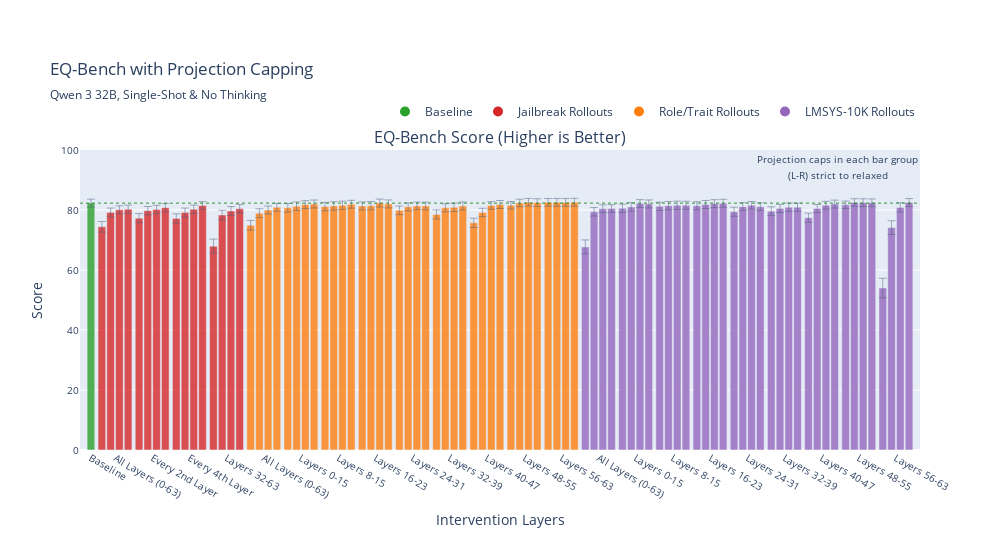

Here is the notebook cell this chart was saved with:
### Code cell
fig_eq = plot_benchmark_results(df_eq, 'eq_bench', 
                                  title="EQ-Bench with Projection Capping", 
                                  subtitle=subtitle,
                                  total_layers=total_layers)
fig_eq.show()
#fig_eq.write_html(f"{out_dir}/eq_bench.html")

### Figure 1 — Plotly figure (JSON) as saved in the notebook; plotly's stock layout.template omitted (floating-point values rounded to 4 significant figures; data arrays with more than 128 entries replaced by an {"elided": "..."} marker saying what was removed)
{"data": [{"customdata": {"elided": "89x2 str values"}, "error_y": {"array": [1.313, 1.779, 1.474, 1.336, 1.385, 1.521, 1.401, 1.409, 1.351, 1.547, 1.515, 1.414, 1.309, 2.339, 1.583, 1.488, 1.431, 1.625, 1.481, 1.318, 1.316, 1.428, 1.417, 1.329, 1.325, 1.402, 1.414, 1.384, 1.311, 1.356, 1.391, 1.321, 1.326, 1.418, 1.338, 1.27, 1.296, 1.512, 1.37, 1.388, 1.358, 1.548, 1.412, 1.292, 1.32, 1.273, 1.253, 1.285, 1.291, 1.29, 1.31, 1.308, 1.314, 2.342, 1.42, 1.313, 1.302, 1.403, 1.442, 1.298, 1.328, 1.368, 1.42, 1.388, 1.331, 1.358, 1.346, 1.325, 1.332, 1.516, 1.312, 1.275, 1.298, 1.464, 1.371, 1.38, 1.361, 1.525, 1.351, 1.316, 1.309, 1.269, 1.284, 1.288, 1.293, 3.247, 2.308, 1.561, 1.317], "thickness": 0.5, "type": "data", "visible": true}, "hovertemplate": "%{customdata[0]}<br>Config: %{customdata[1]}<br>Value: %{y:.1%}<extra></extra>", "marker": {"color": ["#2ca02c", "#d62728", "#d62728", "#d62728", "#d62728", "#d62728", "#d62728", "#d62728", "#d62728", "#d62728", "#d62728", "#d62728", "#d62728", "#d62728", "#d62728", "#d62728", "#d62728", "#ff7f0e", "#ff7f0e", "#ff7f0e", "#ff7f0e", "#ff7f0e", "#ff7f0e", "#ff7f0e", "#ff7f0e", "#ff7f0e", "#ff7f0e", "#ff7f0e", "#ff7f0e", "#ff7f0e", "#ff7f0e", "#ff7f0e", "#ff7f0e", "#ff7f0e", "#ff7f0e", "#ff7f0e", "#ff7f0e", "#ff7f0e", "#ff7f0e", "#ff7f0e", "#ff7f0e", "#ff7f0e", "#ff7f0e", "#ff7f0e", "#ff7f0e", "#ff7f0e", "#ff7f0e", "#ff7f0e", "#ff7f0e", "#ff7f0e", "#ff7f0e", "#ff7f0e", "#ff7f0e", "#9467bd", "#9467bd", "#9467bd", "#9467bd", "#9467bd", "#9467bd", "#9467bd", "#9467bd", "#9467bd", "#9467bd", "#9467bd", "#9467bd", "#9467bd", "#9467bd", "#9467bd", "#9467bd", "#9467bd", "#9467bd", "#9467bd", "#9467bd", "#9467bd", "#9467bd", "#9467bd", "#9467bd", "#9467bd", "#9467bd", "#9467bd", "#9467bd", "#9467bd", "#9467bd", "#9467bd", "#9467bd", "#9467bd", "#9467bd", "#9467bd", "#9467bd"]}, "name": "EQ-Bench Score (Higher is Better)", "opacity": 0.8, "showlegend": false, "type": "bar", "width": 0.35, "x": [0, 0.5, 0.9, 1.3, 1.7, 2.2, 2.6, 3.0, 3.4, 3.9, 4.3, 4.7, 5.1, 5.6, 6.0, 6.4, 6.8, 7.3, 7.7, 8.1, 8.5, 9.0, 9.4, 9.8, 10.2, 10.7, 11.1, 11.5, 11.9, 12.4, 12.8, 13.2, 13.6, 14.1, 14.5, 14.9, 15.3, 15.8, 16.2, 16.6, 17.0, 17.5, 17.9, 18.3, 18.7, 19.2, 19.6, 20.0, 20.4, 20.9, 21.3, 21.7, 22.1, 22.6, 23.0, 23.4, 23.8, 24.3, 24.7, 25.1, 25.5, 26.0, 26.4, 26.8, 27.2, 27.7, 28.1, 28.5, 28.9, 29.4, 29.8, 30.2, 30.6, 31.1, 31.5, 31.9, 32.3, 32.8, 33.2, 33.6, 34.0, 34.5, 34.9, 35.3, 35.7, 36.2, 36.6, 37.0, 37.4], "xaxis": "x", "y": [82.29, 74.4, 79.18, 80.04, 80.26, 77.28, 79.78, 80.16, 80.77, 77.19, 79.14, 80.22, 81.47, 67.95, 78.33, 79.66, 80.44, 74.91, 78.93, 80.01, 80.89, 80.73, 81.28, 81.78, 82.0, 81.13, 81.35, 81.56, 81.92, 81.37, 81.42, 82.31, 82.04, 79.9, 81.05, 81.37, 81.35, 78.52, 80.73, 80.89, 81.35, 75.71, 79.18, 81.5, 81.84, 81.56, 82.35, 82.58, 82.45, 82.56, 82.55, 82.53, 82.59, 67.69, 79.4, 80.43, 80.48, 80.56, 81.01, 82.16, 82.02, 81.22, 81.43, 81.56, 81.58, 81.41, 81.83, 82.12, 82.24, 79.41, 81.11, 81.56, 81.1, 79.6, 80.51, 80.92, 80.96, 77.44, 80.48, 81.58, 81.98, 81.72, 82.49, 82.44, 82.39, 53.99, 74.13, 80.86, 82.49], "yaxis": "y"}, {"marker": {"color": "#2ca02c", "size": 10}, "mode": "markers", "name": "Baseline", "showlegend": true, "type": "scatter", "x": [null], "xaxis": "x", "y": [null], "yaxis": "y"}, {"marker": {"color": "#d62728", "size": 10}, "mode": "markers", "name": "Jailbreak Rollouts", "showlegend": true, "type": "scatter", "x": [null], "xaxis": "x", "y": [null], "yaxis": "y"}, {"marker": {"color": "#ff7f0e", "size": 10}, "mode": "markers", "name": "Role/Trait Rollouts", "showlegend": true, "type": "scatter", "x": [null], "xaxis": "x", "y": [null], "yaxis": "y"}, {"marker": {"color": "#9467bd", "size": 10}, "mode": "markers", "name": "LMSYS-10K Rollouts", "showlegend": true, "type": "scatter", "x": [null], "xaxis": "x", "y": [null], "yaxis": "y"}], "layout": {"annotations": [{"font": {"size": 16}, "showarrow": false, "text": "EQ-Bench Score (Higher is Better)", "x": 0.5, "xanchor": "center", "xref": "paper", "y": 1, "yanchor": "bottom", "yref": "paper"}, {"showarrow": false, "text": "<span style='font-size:10px'>Projection caps in each bar group<br>(L-R) strict to relaxed</span>", "x": 1, "xanchor": "right", "xref": "paper", "y": 1, "yanchor": "top", "yref": "paper"}], "height": 550, "legend": {"orientation": "h", "x": 1, "xanchor": "right", "y": 1.08, "yanchor": "bottom"}, "margin": {"b": 100, "t": 150}, "shapes": [{"line": {"color": "green", "dash": "dot", "width": 1}, "opacity": 0.8, "type": "line", "x0": 0, "x1": 1, "xref": "x domain", "y0": 82.29, "y1": 82.29, "yref": "y"}], "title": {"subtitle": {"text": "Qwen 3 32B, Single-Shot & No Thinking"}, "text": "EQ-Bench with Projection Capping"}, "width": 1000, "xaxis": {"anchor": "y", "domain": [0, 1], "range": [-0.5, 37.9], "tickfont": {"size": 10}, "tickmode": "array", "ticktext": ["Baseline", "All Layers (0-63)", "Every 2nd Layer", "Every 4th Layer", "Layers 32-63", "All Layers (0-63)", "Layers 0-15", "Layers 8-15", "Layers 16-23", "Layers 24-31", "Layers 32-39", "Layers 40-47", "Layers 48-55", "Layers 56-63", "All Layers (0-63)", "Layers 0-15", "Layers 8-15", "Layers 16-23", "Layers 24-31", "Layers 32-39", "Layers 40-47", "Layers 48-55", "Layers 56-63"], "tickvals": [0, 1.1, 2.8, 4.5, 6.2, 7.9, 9.6, 11.3, 13.0, 14.7, 16.4, 18.1, 19.8, 21.5, 23.2, 24.9, 26.6, 28.3, 30.0, 31.7, 33.4, 35.1, 36.8], "title": {"text": "Intervention Layers"}}, "yaxis": {"anchor": "x", "domain": [0, 1], "range": [0, 100], "tickfont": {"size": 10}, "title": {"text": "Score"}}}}
